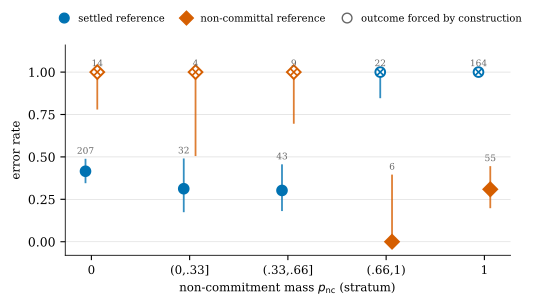

The Python source for this figure:
"""Figure 2 — what the non-commitment monitor actually separates.

The logistic interaction (slope +5.12 on settled references, -8.90 on
unsettled) is real but is LARGELY MECHANICAL: whenever the answer type
mismatches the reference type the outcome is an error by construction. A
smooth interaction curve would present a definitional step as a discovered
graded relationship. This figure instead plots the empirical error rate by
p_nc stratum for both reference types and *marks which points are
mechanically determined*, so the reader can see that:

  * the dramatic sign flip lives entirely in the mechanical region, and
  * in the non-mechanical region the error rate is essentially FLAT
    (0.30-0.42), i.e. p_nc carries little graded signal once the system
    has chosen an answer type that could match.

Filled marker = empirical (answer type matches reference type; outcome not
forced). Hollow marker with x = mechanically determined.

Output: fig2_interaction.pdf
"""

from __future__ import annotations

import sys
from pathlib import Path

import matplotlib as mpl
import matplotlib.pyplot as plt
import numpy as np
import pandas as pd
from statsmodels.stats.proportion import proportion_confint

REPO = Path(__file__).resolve().parents[2]
sys.path.insert(0, str(REPO))
from src.schema import load_schemas  # noqa: E402

HERE = Path(__file__).resolve().parent
sch = load_schemas()
C_SET, C_UNS = "#0072B2", "#D55E00"   # Okabe-Ito, CVD- and greyscale-safe
M_SET, M_UNS = "o", "D"


def ncs(q):
    return sch[q].noncommit_set


RUNS = [("ea_full_gemma4", "gemma4"), ("ea_full_qwen3", "qwen3:8b"),
        ("ea_full_hf_qwen36_27b_fp8", "qwen3.6-27b"),
        ("ea_full_hf_gemma_4_31B_it", "gemma4-31b-it")]
rs = []
for run, m in RUNS:
    d = pd.read_csv(REPO / "results" / run / "rows.csv")
    d = d[(d["round"] == 1) & d.correct.notna()].copy()
    d["model"] = m
    d["gnc"] = d.question_id.map(lambda q: sch[q].gold_label in ncs(q))
    d["pred_nc"] = d.apply(
        lambda r: str(r.predicted) in ncs(r.question_id), axis=1)
    rs.append(d)
df = pd.concat(rs, ignore_index=True)
df["err"] = (~df.correct.astype(bool)).astype(int)
# outcome is forced whenever answer type != reference type
df["mechanical"] = df.gnc != df.pred_nc

BINS = [-.001, .001, .34, .66, .999, 1.001]
LABS = ["0", "(0,.33]", "(.33,.66]", "(.66,1)", "1"]
df["stratum"] = pd.cut(df.p_noncommit, bins=BINS, labels=LABS)

mpl.rcParams.update({"font.family": "serif", "font.size": 9,
                     "axes.linewidth": 0.6, "pdf.fonttype": 42,
                     "ps.fonttype": 42})
fig, ax = plt.subplots(figsize=(5.4, 3.0))

x = np.arange(len(LABS))
for gnc, colour, mk, name, dx in [
        (False, C_SET, M_SET, "settled reference answer", -0.06),
        (True, C_UNS, M_UNS, "non-committal reference answer", +0.06)]:
    sub = df[df.gnc == gnc]
    for k, lab in enumerate(LABS):
        cell = sub[sub.stratum == lab]
        if len(cell) == 0:
            continue
        p = cell.err.mean()
        lo, hi = proportion_confint(int(cell.err.sum()), len(cell),
                                    method="wilson")
        mech = cell.mechanical.mean() > 0.5
        ax.plot([x[k] + dx] * 2, [lo, hi], color=colour, lw=1.3,
                alpha=0.8, zorder=2)
        ax.plot(x[k] + dx, p, mk, ms=7, zorder=3, color=colour,
                markerfacecolor="white" if mech else colour,
                markeredgecolor=colour, markeredgewidth=1.4)
        if mech:  # cross the hollow marker: outcome forced by construction
            ax.plot(x[k] + dx, p, "x", ms=4.5, color=colour, zorder=4,
                    markeredgewidth=1.2)
        ax.text(x[k] + dx, hi + 0.035, f"{len(cell)}", ha="center",
                fontsize=6.5, color="#666666")

ax.set_xticks(x)
ax.set_xticklabels(LABS, fontsize=8.5)
ax.set_xlabel("non-commitment mass $p_{\\mathrm{nc}}$ (stratum)", fontsize=8.5)
ax.set_ylabel("error rate", fontsize=8.5)
ax.set_ylim(-0.08, 1.16)
ax.set_yticks([0, 0.25, 0.5, 0.75, 1.0])
ax.grid(axis="y", color="#DDDDDD", lw=0.5, zorder=0)
ax.set_axisbelow(True)
for sp in ("top", "right"):
    ax.spines[sp].set_visible(False)

from matplotlib.lines import Line2D  # noqa: E402
ax.legend(handles=[
    Line2D([], [], color=C_SET, marker=M_SET, ls="none", ms=7,
           label="settled reference"),
    Line2D([], [], color=C_UNS, marker=M_UNS, ls="none", ms=7,
           label="non-committal reference"),
    Line2D([], [], color="#666666", marker="o", ls="none", ms=7,
           markerfacecolor="white", markeredgecolor="#666666",
           label="outcome forced by construction")],
    loc="upper center", bbox_to_anchor=(0.5, 1.19), ncol=3, frameon=False,
    fontsize=7.2, handletextpad=0.4, columnspacing=1.2)

fig.tight_layout(pad=0.4)
fig.savefig(HERE / "fig2_interaction.pdf", bbox_inches="tight")
fig.savefig(HERE / "fig2_interaction.png", dpi=200, bbox_inches="tight")

t = df.groupby(["gnc", "stratum"], observed=True).agg(
    n=("err", "size"), err=("err", "mean"), mech=("mechanical", "mean"))
print(t.round(3).to_string())
print("\nwrote fig2_interaction.pdf")
